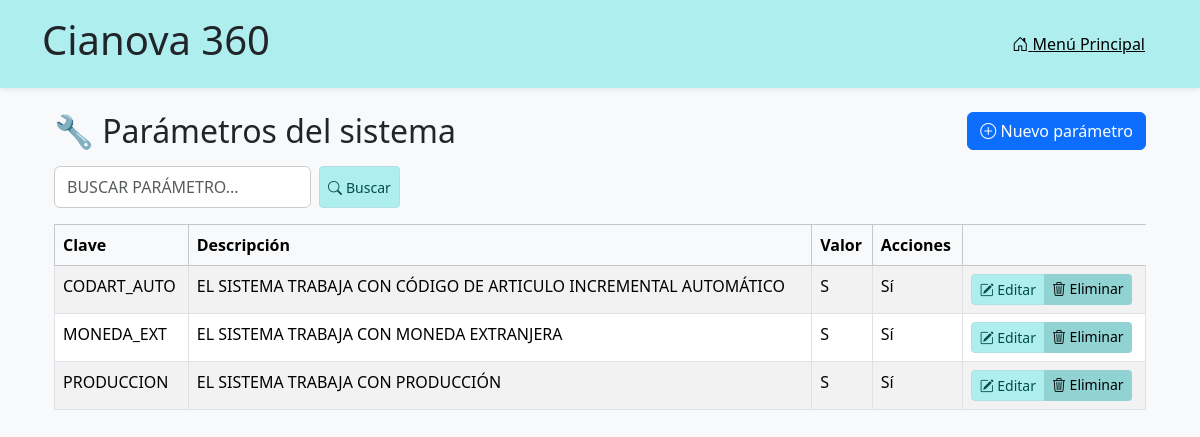
Before: /articulos/parametros/ with the older database file.
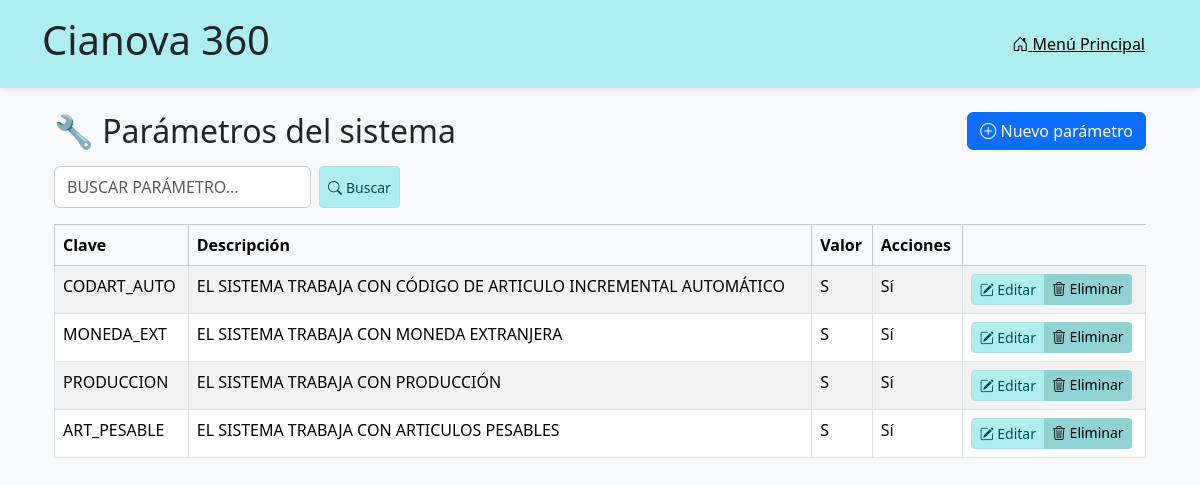
After: the same page with the newer database file.
### articulos/models.py (models this page shows, shortened)
class ParametroSistema(models.Model):
    clave = models.CharField(max_length=14, unique=True)
    descripcion = models.CharField(max_length=200)
    valor = models.CharField(max_length=1, choices=[('S', 'Sí'), ('N', 'No')])

### articulos/views.py (the view)
# urls.py: path('parametros/', views.listar_parametros, name='listar_parametros'),
def listar_parametros(request):
    query = request.GET.get('buscar_parametro', '').strip().upper()
    if query:
        filtros = (
            Q(clave__icontains=query) |
            Q(descripcion__icontains=query) |
            Q(valor__icontains=query)
        )
        parametros = ParametroSistema.objects.filter(filtros)
    else:
        parametros = ParametroSistema.objects.all()
    contexto = {
        'parametros': parametros,
        'query': query
    }
    return render(request, 'articulos/listar_parametros.html', contexto)

### articulos/templates/articulos/listar_parametros.html (shortened to what this page needs)
{% extends "base.html" %}
{% block content %}
<div class="container mt-4">
  <div class="d-flex justify-content-between align-items-center mb-3">
    <h2 class="mb-0 text-institucional">🔧 Parámetros del sistema</h2>
    <a href="{% url 'agregar_parametro' %}" class="btn btn-primary">
      <i class="bi bi-plus-circle"></i> Nuevo parámetro
    </a>
  </div>
  <form method="get" class="d-flex mb-3" role="search">
    <input type="text" name="buscar_parametro" class="form-control me-2 text-uppercase" placeholder="Buscar parámetro..." value="{{ request.GET.buscar_parametro }}">
	<button type="submit" class="btn btn-sm btn-institucional d-inline-flex align-items-center gap-1">
      <i class="bi bi-search"></i> Buscar
    </button>
  </form>
  {% if parametros %}
    <table class="table table-striped table-bordered">
      <thead class="table-light">
        <tr>
          <th>Clave</th>
          <th>Descripción</th>
          <th>Valor</th>
          <th>Acciones</th>
        </tr>
      </thead>
      <tbody>
        {% for parametro in parametros %}
          <tr>
            <td class="text-uppercase">{{ parametro.clave }}</td>
            <td class="text-uppercase">{{ parametro.descripcion }}</td>
            <td>{{ parametro.valor }}</td>
            <td>{{ parametro.get_valor_display }}</td>
            <td>
              <div class="btn-group" role="group">
                <a href="{% url 'editar_parametro' parametro.id %}" class="btn btn-sm btn-institucional">
                  <i class="bi bi-pencil-square"></i> Editar
                </a>
                <a href="{% url 'eliminar_parametro' parametro.id %}"
                   class="btn btn-sm btn-institucional-danger"
                   onclick="return confirm('¿Está seguro que desea eliminar el parámetro {{ parametro.id }}?');">
                  <i class="bi bi-trash3"></i> Eliminar
                </a>
              </div>
            </td>
          </tr>
        {% endfor %}
      </tbody>
    </table>
  {% endif %}
</div>
{% endblock %}

### templates/base.html (shortened to what this page needs)
{% load static %}
<!DOCTYPE html>
<html lang="es">
<head>
  <link href="https://cdn.jsdelivr.net/npm/bootstrap@5.3.2/dist/css/bootstrap.min.css" rel="stylesheet">
  <link rel="stylesheet" href="https://cdn.jsdelivr.net/npm/bootstrap-icons@1.10.5/font/bootstrap-icons.css">
  <link rel="stylesheet" href="{% static 'articulos/css/styles.css' %}">
</head>
<body>
  <header class="bg-marca text-dark py-3 shadow-sm">
    <div class="container d-flex justify-content-between align-items-center">
	  <h1 class="text-institucional">Cianova 360</h1>
	  <nav>
        <a href="{% url 'menu_principal' %}" class="btn-aceptar btn-sm">
          <i class="bi bi-house-door"></i> Menú Principal
        </a>
      </nav>
    </div>
  </header>
  <main class="container my-4">
    {% block content %}
    {% endblock %}
  </main>
</body>
</html>

### articulos/static/articulos/css/styles.css (style rules this page uses)
body, input, button, label, textarea, select { font-family: 'Segoe UI', Inter, Helvetica, sans-serif !important; }
:root { --color-marca: rgb(175, 238, 238); --color-marca-hover: rgb(150, 220, 220); --color-cancelar: rgb(120, 180, 180); --color-cancelar-hover: rgb(100, 160, 160); --color-eliminar: rgb(100, 140, 140); --color-eliminar-hover: rgb(80, 120, 120); }
body { background-color: #f8f9fa; color: #212529; margin: 0; padding: 0; }
header { background-color: var(--color-marca); color: #212529; padding: 1rem 1.5rem; text-align: center; }
main { max-width: 800px; margin: 2rem auto; padding: 0 1rem; }
form input[type="text"], form input[type="number"], form input[type="password"], form select, form textarea { font-size: 1rem; border: 1px solid #ccc; border-radius: 6px; padding: 0.5rem 0.75rem; transition: all 0.2s ease-in-out; width: auto; }
.bg-marca { background-color: var(--color-marca); }
.btn-aceptar { background-color: var(--color-marca); border: 1px solid var(--color-marca); color: #000; font-weight: 500; border-radius: 6px; padding: 0.4rem 0.75rem; transition: background-color 0.2s ease-in-out; }
.btn-institucional { background-color: rgb(175, 238, 238); color: #000; border: none; font-weight: 500; }
.btn-institucional-danger { background-color: rgb(145, 210, 210); color: #000; border: none; }
.btn-institucional { background-color: rgb(175, 238, 238); color: #004d4d; border: 1px solid #b0e0e0; }

Changed rows visible on the page:
added ParametroSistema: clave "ART_PESABLE", descripcion "EL SISTEMA TRABAJA CON ARTICULOS PESABLES", valor "S", valor "Sí"
